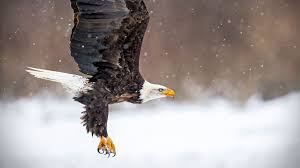
#> input picture Images/baldeagle.jpg, 300 x 168 px
$ python histogram_with_mask.py --image Images/baldeagle.jpg
#> lines starting #> are read from the running program, lines starting #| are printed output that depends on the picture; after the words box and inside, x2 and y2 are one past the last pixel; in counts of white or black regions, pixels touching at a corner belong together
from matplotlib import pyplot as plt
import cv2
import numpy as np
import argparse


def plot_histogram(image, title, mask = None):
    channels = cv2.split(image)
    colors = ('b','g','r')
    plt.figure()
    plt.title(title)
    plt.xlabel("Bins")
    plt.ylabel("# of Pixels")

    for (channel, color) in zip(channels,colors):
        hist = cv2.calcHist([channel],[0],mask,[256],[0,256])
        plt.plot(hist,color=color)
        plt.xlim([0,256])

ap = argparse.ArgumentParser()
ap.add_argument("-1", "--image", required = True, help = "input image path")
args = vars(ap.parse_args())

image = cv2.imread(args["image"])
#> image is the input picture: shape (168, 300, 3); mean B, G, R 149.8, 151.9, 160.8
plot_histogram(image,"original")
#> the loop in plot_histogram, `for (channel, color) in zip(channels,colors):` made 3 passes
#> color on passes 1 to 3: 'b', 'g', 'r'

mask = np.zeros(image.shape[:2],dtype="uint8")
cv2.rectangle(image,(15,15),(130,100),255,-1)
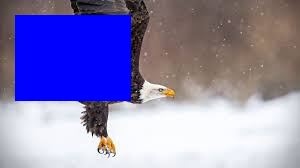
#> image: shape (168, 300, 3); 19.79% of pixels changed, all inside (x1, y1, x2, y2) = (15, 15, 131, 101)

masked = cv2.bitwise_and(image,image,mask=mask)
#> masked: shape (168, 300, 3); every value is 0
plot_histogram(image,"masked",mask)
#> the loop in plot_histogram (call 2), `for (channel, color) in zip(channels,colors):` made 3 passes
plt.show()
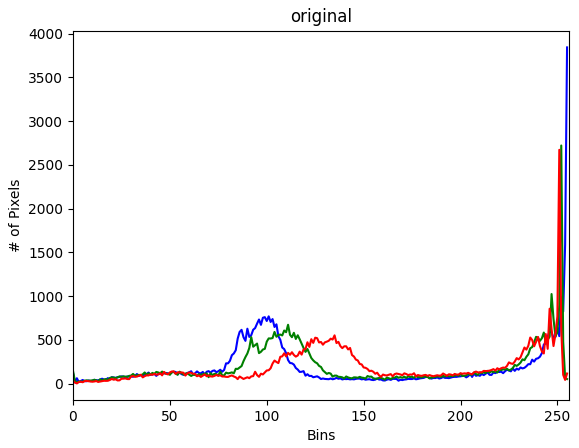
#> figure drawn by matplotlib, 1 panel; curve peaks at x = 255, y = 3843; curve peaks at x = 252, y = 2722; curve peaks at x = 251, y = 2673
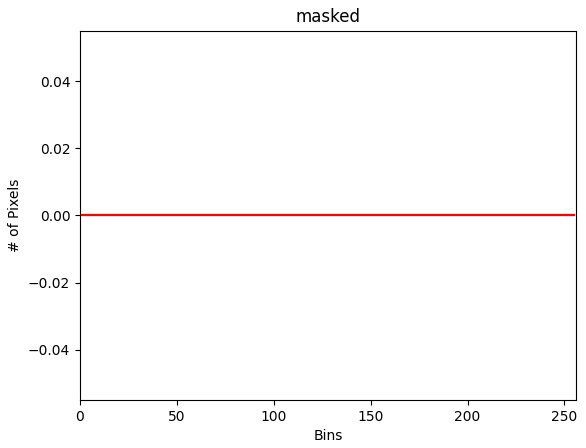
#> figure drawn by matplotlib, 1 panel
cv2.waitKey(0)
